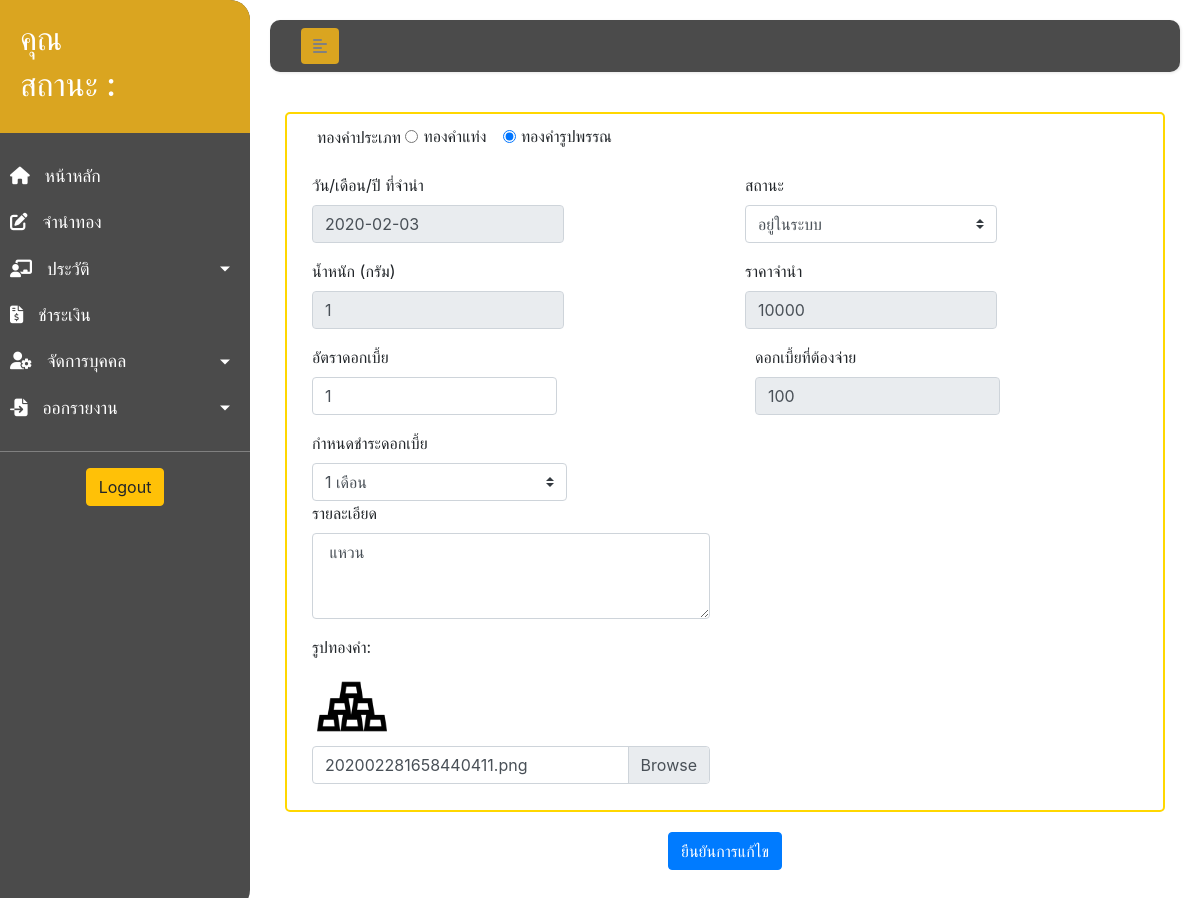
Page /editgold.php?gold_id=1 on the earlier database version.
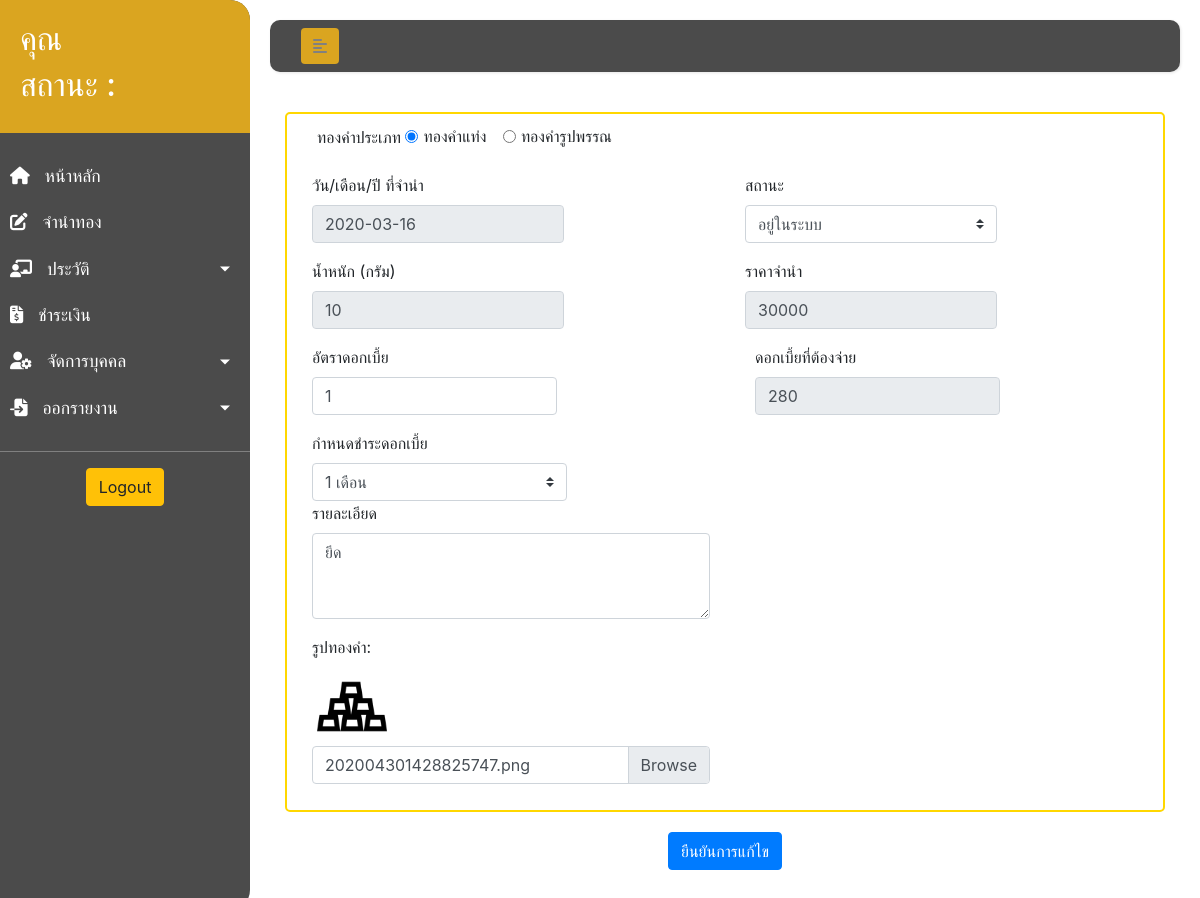
Same page on the later database version.
### tables this page shows
CREATE TABLE `golds` (
  `GoldID` int(10) NOT NULL,
  `CusID` int(10) NOT NULL,
  `Goldpawnday` date NOT NULL,
  `Goldpayday` date NOT NULL,
  `TypeGold` varchar(255) NOT NULL,
  `WeightGold` int(10) NOT NULL,
  `Price` int(10) NOT NULL,
  `Rate` int(10) NOT NULL,
  `Pay` int(10) NOT NULL,
  `DuePayment` varchar(255) NOT NULL,
  `GoldStatus` varchar(255) NOT NULL,
  `GoldImg` varchar(255) NOT NULL,
  `Golddetail` varchar(255) NOT NULL,
  `Goldbalance` int(10) NOT NULL
);

### editgold.php (the view, shortened to what this page needs)
<?php
    include_once('config.php');
?>
<!DOCTYPE html>
<html lang="en">
<head>
    <link rel="stylesheet" href="css/css.css">
    <link rel="stylesheet" href="https://stackpath.bootstrapcdn.com/bootstrap/4.1.3/css/bootstrap.min.css">
</head>
<body>
    <div class="wrapper">
        <nav id="sidebar">
            <div class="sidebar-header">
                    <h2>คุณ <?php echo $_SESSION['fname']; ?></h2>
                    <h2>สถานะ :  <?php echo $_SESSION['position']; ?></h2>
            </div>
            <ul class="list-unstyled components">
                <li>
                    <a href="index.php">
                        <i class="fas fa-home"></i>
                        หน้าหลัก
                    </a>
                </li>
                <li>
                    <a href="pawngold.php">
                        <i class="fas fa-edit"></i>
                        จำนำทอง
                    </a>
                </li>
                <li>
                    <a href="#infoSubmenu" data-toggle="collapse" aria-expanded="false" class="dropdown-toggle">
                        <i class="fas fa-chalkboard-teacher"></i>
                        ประวัติ
                    </a>
                </li>
                <li>
                    <a href="payment.php">
                        <i class="fas fa-file-invoice-dollar"></i>
                        ชำระเงิน
                    </a>
                </li>
                <li>
                    <a href="#userSubmenu" data-toggle="collapse" aria-expanded="false" class="dropdown-toggle">
                        <i class="fas fa-user-cog"></i>
                        จัดการบุคคล
                    </a>
                </li>
                <li>
                    <a href="#reportSubmenu" data-toggle="collapse" aria-expanded="false" class="dropdown-toggle">
                        <i class="fas fa-file-import"></i>
                        ออกรายงาน
                    </a>
                </li>
            </ul>
            <div class="logout">
                <a href="logout.php">
                    <input type="submit" class="btn btn-warning" name="logout" value="Logout"><br>
                </a>
            </div>
        </nav>
        <div id="content">
            <nav class="navbar navbar-expand-lg ">
                <div class="container-fluid">
                    <button type="button" id="sidebarCollapse" class="btn">
                        <i class="fas fa-align-left"></i>
                    </button>
                </div>
            </nav>
        <div class="container">
        <form name="form1" class="main-form needs-validation" action="updategold.php" method="post" enctype="multipart/form-data" novalidate>
                <?php
                $gold_id = mysqli_real_escape_string($conn,$_GET['gold_id']);
                $query = "select * FROM golds WHERE GoldID ='$gold_id' ";
                $result = mysqli_query($conn, $query) or die ("Error in query:$query " . mysqli_error($query));
                $row = mysqli_fetch_array($result);
                $update_Goldpawnday = $row["Goldpawnday"];
                $update_WeightGold = $row["WeightGold"];
                $update_Price = $row["Price"];
                $update_Rate = $row["Rate"];
                $update_Pay = $row["Pay"];
                $update_GoldImg = $row['GoldImg'];
                $update_Golddetail = $row['Golddetail'];
                ?>
            <div class="customform2">
            <div class="form-check col-md-12">
                    <label for="goldtype">ทองคำประเภท</label>
                    <div class="form-check form-check-inline">
                        <input class="form-check-input" type="radio" name="update_goldtype" id="inlineRadio1" required value="ทองคำแท่ง" <?php if( $row["TypeGold"] == "ทองคำแท่ง") { echo "checked"; } ?>>
                        <label class="form-check-label" for="inlineRadio1">ทองคำแท่ง</label>
                    </div>
                    <div class="form-check form-check-inline">
                        <input class="form-check-input" type="radio" name="update_goldtype" id="inlineRadio2" required value="ทองคำรูปพรรณ" <?php if($row["TypeGold"] == "ทองคำรูปพรรณ") { echo "checked"; } ?>>
                        <label class="form-check-label" for="inlineRadio2">ทองคำรูปพรรณ</label>
                    </div>
                </div>
                <p>
                    <div class="form-row">
                        <div class="col">
                        <div class="form-group col-md-8">
                            <label for="birthday">วัน/เดือน/ปี ที่จำนำ </label>
                            <input type="text" name="update_pawnday" id="update_pawnday" class="form-control" required value="<?php echo $update_Goldpawnday  ?> " readonly>
                    </div>
                    </div>
                    <div class="col">
                            <div class=" col-md-8">
                                <label for="goldStatus">สถานะ</label>
                                    <select class="custom-select" id="update_goldStatus" name="update_goldStatus"  required>
                                        <option value="อยู่ในระบบ" <?php if( $row["GoldStatus"] == "อยู่ในระบบ") echo  "selected"; ?> >อยู่ในระบบ</option>
                                    </select>
                            </div>
                    </div>
                </div>
                    <div class="form-row">
                            <div class="col ">
                                    <div class="form-group col-md-8">
                                            <label for="weight">น้ำหนัก (กรัม) </label>
                                            <input type="text" name="update_weight" id="update_weight" class="form-control" placeholder="กรัม" maxlength="2" value="<?php echo  $update_WeightGold ?>" required readonly>
                                    </div>
                            </div>
                            <div class="col ">
                                    <div class="form-group col-md-8">
                                        <label for="price">ราคาจำนำ </label>
                                        <input type="text" name="update_price" id="update_price" class="form-control" placeholder="บาท" maxlength="5"  value="<?php echo  $update_Price ?>" required onkeyup='nStr()' readonly>
                                    </div>
                                </div>
                        </div>
                        <div class="row">
                                <div class="col">
                                    <div class="form-group col-md-8">
                                        <label for="rate">อัตราดอกเบี้ย </label>
                                        <input type="text" name="update_rate" id="update_rate" class="form-control" placeholder="%"  maxlength="3" value="<?php echo  $update_Rate  ?>" required onkeyup='nStr()' >
                                    </div>
                                </div>
                                <div class="col">
                                    <div class="form-group col-md-8">
                                        <label for="payrate">ดอกเบี้ยที่ต้องจ่าย </label>
                                        <div class="show-cal">
                                            <input type="text" name="update_payrate" id="update_payrate" class="form-control" value="<?php echo $update_Pay ?>"  required readonly>
                                        </div>
                                    </div>
                                </div>
                            </div>
                            <div class="col-md-4">
                                <label for="duepayment">กำหนดชำระดอกเบี้ย</label>
                                    <select class="custom-select" id="update_duepayment" name="update_duepayment"  required>
                                        <option value="1เดือน" <?php if( $row["DuePayment"] == "1เดือน") echo  "selected"; ?> >1 เดือน</option>
                                    </select>
                            </div>
                            <div class=" col-md-6">
                                <div class="form-group">
                                    <label for="detail">รายละเอียด </label>
                                    <textarea class="form-control" id="gold_detail" name="gold_detail" rows="3" required ><?php echo $update_Golddetail ?></textarea>
                                </div>
                            </div>
                            <div class="form-group col-sm-6 ">
                                <label for="GoldPicture">รูปทองคำ:</label>
                                <br>
                                <img src= "goldimg/<?php echo $row["GoldImg"];?>" width="20%" height="20%">
                                <div class="col-md-12">
                                     <label class="custom-file-label" for="GoldPicture" readonly ><?php echo $update_GoldImg ?></label>
                                </div>
                            </div>
                        </div>
                    <div class="pawncard">
                        <button class="btn btn-primary" id="btn" type="submit" name="submit">ยืนยันการแก้ไข</button>
                    </div>
        </form>
        </div>
        </div>
    </div>
</body>
</html>

### css/css.css (style rules this page uses)
* { list-style: none; }
body { font-family: 'Kanit', sans-serif; font-family: 'Roboto Slab', serif; background: #fafafa; text-decoration: none; }
a, a:hover, a:focus { color: inherit; text-decoration: none; transition: all 0.3s; }
.navbar { padding: 15px 10px; background: #4b4b4b; border: none; border-radius: 10px; margin-bottom: 40px; box-shadow: 1px 1px 3px rgba(0, 0, 0, 0.1); }
.navbar .btn { box-shadow: none; outline: none !important; border: none; background: goldenrod; color: gray; }
.wrapper { display: flex; align-items: stretch; width: 100%; height: 100%; }
#sidebar { min-width: 250px; max-width: 250px; background: #4b4b4b; color: #fff; transition: all 0.3s; border-top-right-radius: 20px; border-bottom-right-radius: 20px; }
#sidebar ul li a { text-align: left; }
#sidebar .sidebar-header { padding: 20px; background: goldenrod; border-top-right-radius: 20px; }
#sidebar ul.components { padding: 20px 0; border-bottom: 1px solid gray; }
#sidebar ul li a { padding: 10px; font-size: 1.1em; display: block; color: #fff; }
#sidebar ul li a i { margin-right: 10px; }
a[data-toggle="collapse"] { position: relative; }
.dropdown-toggle::after { display: block; position: absolute; top: 50%; right: 20px; transform: translateY(-50%); }
#content { width: 100%; padding: 20px; min-height: 100vh; transition: all 0.3s ease; }
.container .customform2 { margin-top: 20px; border: 2px solid gold; padding: 10px; border-radius: 5px; }
.container .pawncard { text-align: center; margin: 20px; }
.logout { text-align: center; }

Differences in the rows shown:
removed golds: TypeGold "☐ ทองคำแท่ง", TypeGold "☑ ทองคำรูปพรรณ", update_pawnday "2020-02-03", update_goldStatus "อยู่ในระบบ", update_weight "1", update_price "10000", update_rate "1", update_payrate "100", update_duepayment "1 เดือน", gold_detail "แหวน", GoldImg (picture), GoldImg "202002281658440411.png"
added golds: TypeGold "☑ ทองคำแท่ง", TypeGold "☐ ทองคำรูปพรรณ", update_pawnday "2020-03-16", update_goldStatus "อยู่ในระบบ", update_weight "10", update_price "30000", update_rate "1", update_payrate "280", update_duepayment "1 เดือน", gold_detail "ยึด", GoldImg (picture), GoldImg "202004301428825747.png"
